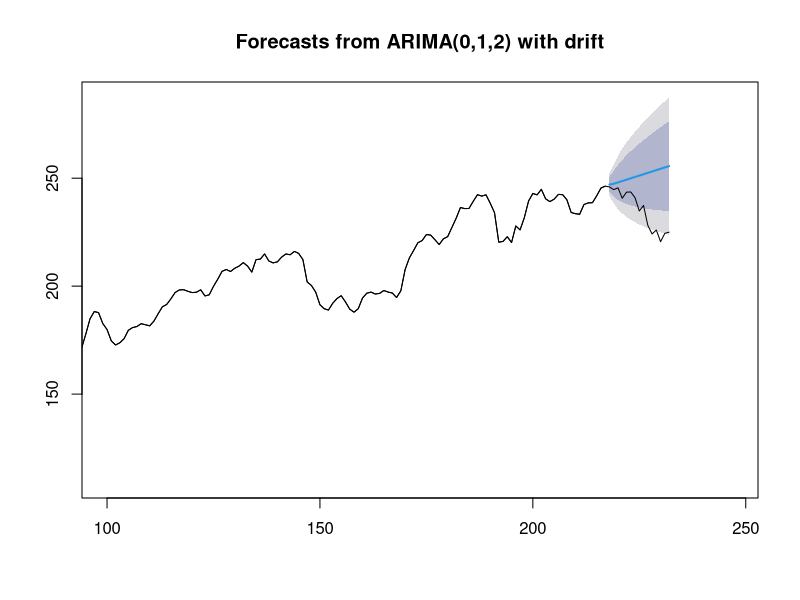
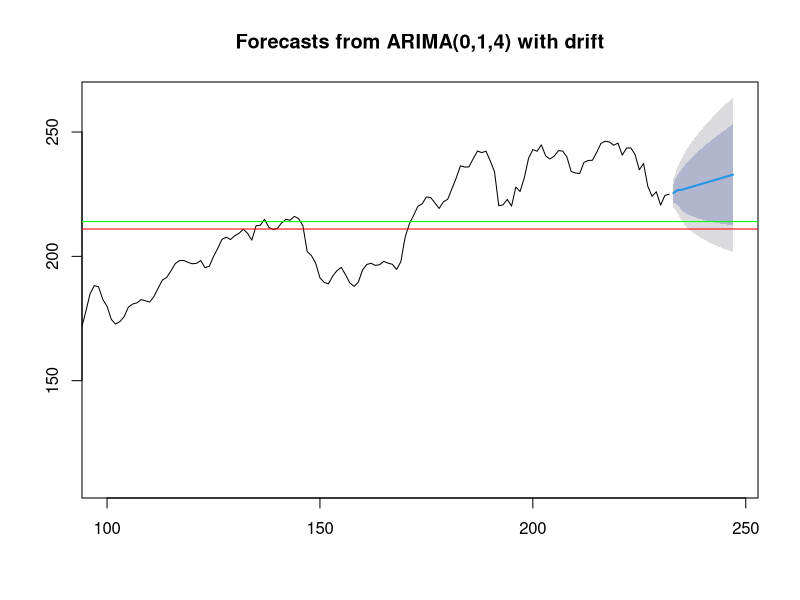

Generate these figures, in order, with R:
# //This tool is currently under development//

# This algorithm uses ARIMA to predict time series data. The hyperparameters 
#  of ARIMA are computed by exhaustive search and thus take some time. 
# The algorithm may be employed to predict stock market data (prices etc.).
# One of my ideas is to apply this automatic ARIMA model to the representation
#  of the time series obtained from LSTM (see MyPythonScripts). By doing
#  that we eliminate the influence of stochastic processes in the market
#  on the final prediction. The advantage of using ARIMA here is that it
#  1) simple and 2) it calculates confidence bounds of the prediction to
#  assess the risk of investments. 


library('forecast')
Data <- read.csv('LSTM_Predicted.csv', header = FALSE)
D_r <- as.data.frame(Data[1:(nrow(Data)-15),])
Nsteps <- 15
Max_params <- 5
D <- NA # 1 or NA
Crit <- 'aic' # 'aic', 'bic', or 'aicc'
Crit_point_1 <- 214
Crit_point_2 <- 211

ptm <- proc.time()

Custom_arima <- function(Data, Max_params, D)
{
fit_arima <- auto.arima(Data, d = NA, D = D, max.p = Max_params, max.q = Max_params, 
                        max.P = Max_params, max.Q = Max_params, max.order = 50, 
                        max.d = Max_params, max.D = Max_params, 
                        start.p = 1,
                        start.q = 1, start.P = 1, start.Q = 1, stationary = FALSE,
                        seasonal = TRUE, ic = Crit, stepwise = FALSE,
                        trace = TRUE, approximation = FALSE,
                        truncate = NULL, xreg = NULL, test = 'kpss',
                        seasonal.test = "ocsb", allowdrift = TRUE, allowmean = TRUE,
                        lambda = NULL, biasadj = FALSE, parallel = TRUE, num.cores = 2)
return(fit_arima)
}
arima_test <- Custom_arima(D_r, Max_params, D)
arima_predict <- Custom_arima(Data, Max_params, D)

forecast_arimatest <- forecast(arima_test, h = Nsteps)
forecast_arimapredict <- forecast(arima_predict, h = Nsteps)

plot(forecast_arimatest, 
     xlim = c(100, nrow(Data)+Nsteps)) 
lines(Data)
plot(forecast_arimapredict, 
     xlim = c(100, nrow(Data)+Nsteps)) 
abline(h = Crit_point_1, col = 'green')
abline(h = Crit_point_2, col = 'red')

Lower <- as.numeric(forecast_arimapredict$lower[,2])
Upper <- as.numeric(forecast_arimapredict$upper[,2])

Crit_1_risk <- signif((sum(Crit_point_1 - Lower[Lower < Crit_point_1])/
               sum(Upper-Lower)) * 100, 4)
Crit_2_risk <- signif((sum(Crit_point_2 - Lower[Lower < Crit_point_2])/
                sum(Upper-Lower)) * 100, 4)

print(proc.time() - ptm)
print(paste0('Risk of Crit_point_1 is: ', Crit_1_risk, ' %'))
print(paste0('Risk of Crit_point_2 is: ', Crit_2_risk, ' %'))



#fit_nnetar <- nnetar(D_r)
#plot(forecast(fit_nnetar, h = 100))
